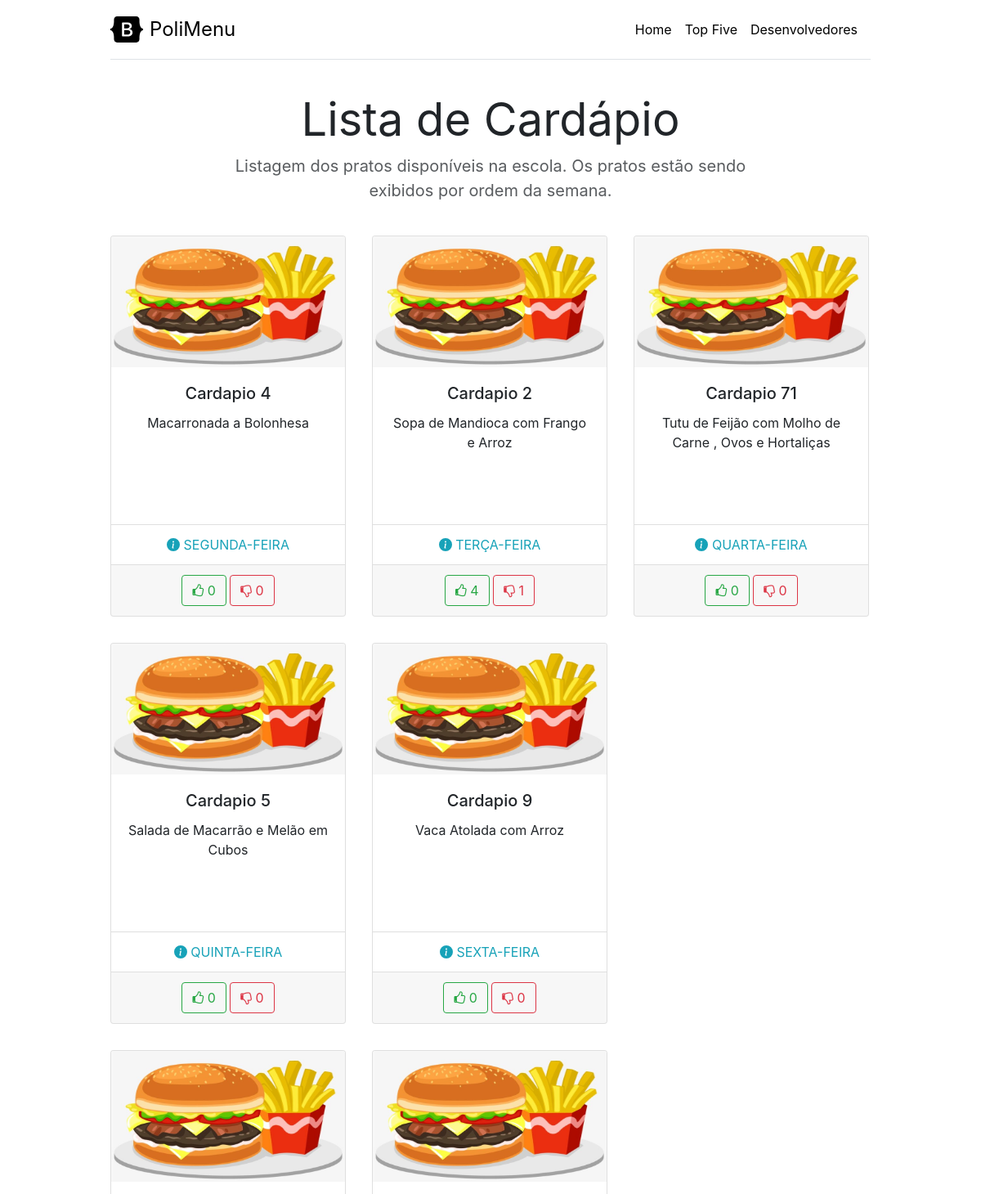
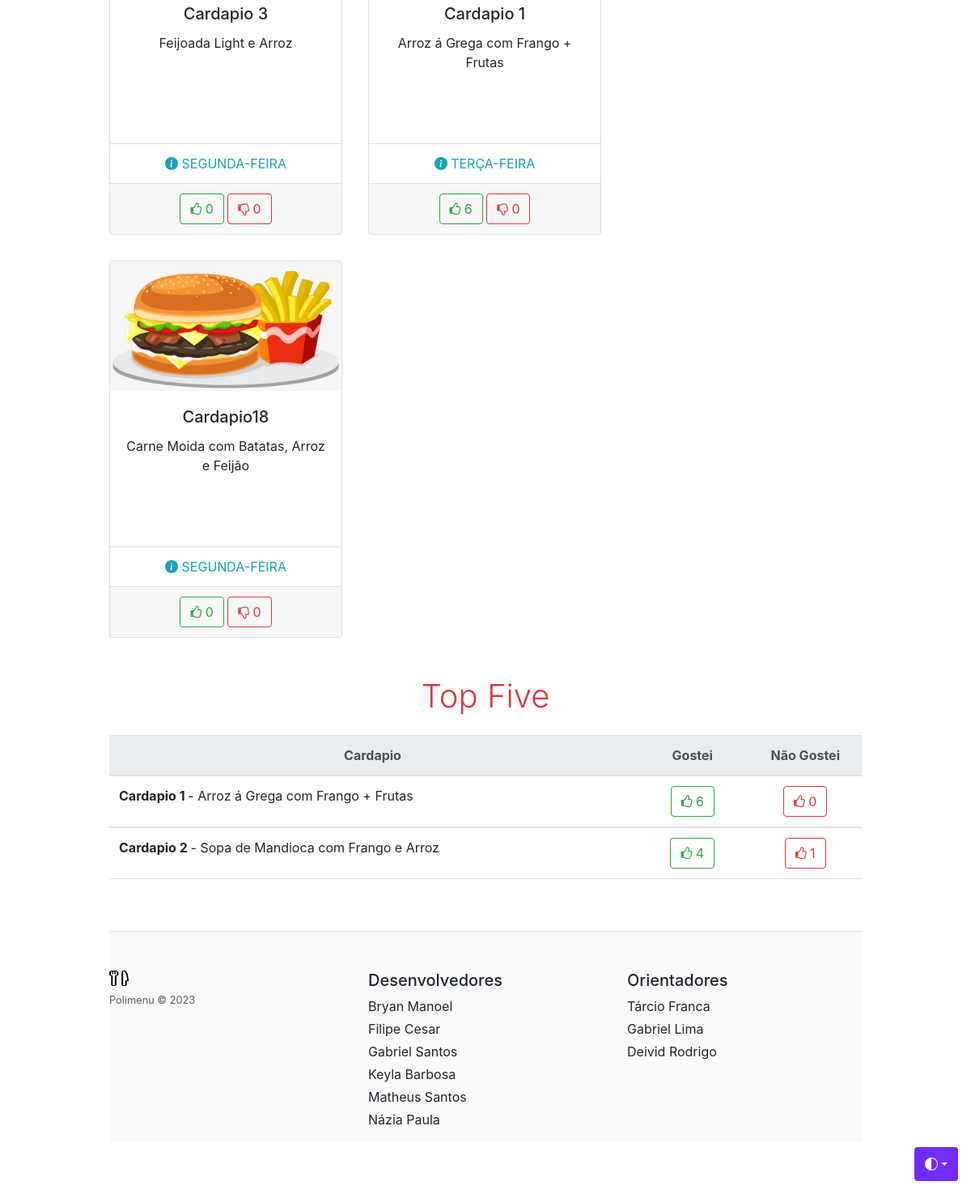
The app's page /Avancado/polimenu/front-user/index.php with its own data (2 pictures, top to bottom).
### tables this page shows
CREATE TABLE `cardapio` (
  `id` int NOT NULL,
  `nome` varchar(45) NOT NULL,
  `descricao` varchar(250) NOT NULL,
  `data` timestamp NOT NULL DEFAULT CURRENT_TIMESTAMP,
  `usuario` int NOT NULL,
  `ativo` enum('A','I') NOT NULL,
  `num_semana` int DEFAULT NULL,
  `dia_semana` enum('SEGUNDA-FEIRA','TERÇA-FEIRA','QUARTA-FEIRA','QUINTA-FEIRA','SEXTA-FEIRA') DEFAULT NULL
);

CREATE TABLE `curtidas` (
  `id` int NOT NULL,
  `cardapio` int NOT NULL,
  `gostei` int NOT NULL DEFAULT '0',
  `naogostei` int DEFAULT '0',
  `status` int NOT NULL DEFAULT '0'
);

### Avancado/polimenu/front-admin/src/cardapio.php (called while the page is built, shortened)
<?php
class Cardapio{
    function Listar(){
        $db = new ConectaBanco;
        $query = "SELECT * FROM cardapio WHERE ativo = 'A' ORDER BY num_semana, dia_semana  ";
        $sql = $db->prepare($query);
        $sql->execute();
        $ret = $sql->fetchAll();
        return $ret;
    }
}
?>

### Avancado/polimenu/front-admin/src/curtidas.php (called while the page is built, shortened)
<?php
class Curtidas{
    function BuscarPorIDCardapio(Int $id){
        $this->cardapio = $id;
        $db = new ConectaBanco;
        $query = "SELECT * FROM curtidas WHERE status = '1' AND cardapio = ? ";
        $sql = $db->prepare($query);
        $sql->bindParam(1, $this->cardapio);
        $sql->execute();
        $ret = $sql->fetchAll();
        return $ret;
    }
    function TopFive(){
        $db = new ConectaBanco;
        $q = "SELECT nome, descricao, gostei, naogostei FROM curtidas A INNER JOIN cardapio B ON A.cardapio = B.id WHERE A.status = '1' ORDER BY gostei DESC";
        $sql = $db->prepare($q);
        $sql->execute();
        $ret = $sql->fetchAll();
        return $ret;
    }
}
?>

### Avancado/polimenu/front-user/index.php (the view, shortened to what this page needs)
<?php include 'config.php'; ?>
<!doctype html>
<html lang="en" data-bs-theme="auto">
  <head><script src="../js/color-modes.js"></script>
<link href="../css/bootstrap.min.css" rel="stylesheet">
<link href="//maxcdn.bootstrapcdn.com/bootstrap/4.0.0/css/bootstrap.min.css" rel="stylesheet">
<link href="//maxcdn.bootstrapcdn.com/font-awesome/4.2.0/css/font-awesome.min.css" type="text/css" rel="stylesheet">
    <link href="pricing.css" rel="stylesheet">
  </head>
  <body>
    <div class="dropdown position-fixed bottom-0 end-0 mb-3 me-3 bd-mode-toggle">
      <button class="btn btn-bd-primary py-2 dropdown-toggle d-flex align-items-center"
              id="bd-theme"
              type="button"
              aria-expanded="false"
              data-bs-toggle="dropdown"
              aria-label="Toggle theme (auto)">
        <svg class="bi my-1 theme-icon-active" width="1em" height="1em"><use href="#circle-half"></use></svg>
      </button>
    </div>
<div class="container py-3">
  <header>
    <div class="d-flex flex-column flex-md-row align-items-center pb-3 mb-4 border-bottom">
      <a href="" class="d-flex align-items-center link-body-emphasis text-decoration-none">
        <span class="fs-4">PoliMenu</span>
      </a>
      <nav class="d-inline-flex mt-2 mt-md-0 ms-md-auto">
        <a class="me-3 py-2 link-body-emphasis text-decoration-none" href="#home">Home</a>
        <a class="me-3 py-2 link-body-emphasis text-decoration-none" href="#top-five">Top Five</a>
        <a class="me-3 py-2 link-body-emphasis text-decoration-none" href="#footer">Desenvolvedores</a>
      </nav>
    </div>
    <div class="pricing-header p-3 pb-md-4 mx-auto text-center">
      <h1 class="display-4 fw-normal">Lista de Cardápio </h1>
      <p class="fs-5 text-body-secondary">Listagem dos pratos disponíveis na escola. Os pratos estão sendo exibidos por ordem da semana.</p>
    </div>
  </header>
  <main id="home">
    <div class="row row-cols-1 row-cols-md-3 mb-3 text-center">
     <?php
     $dados = $cardapio->Listar();
     $semana = 0;
     foreach($dados as $key => $value){
      $gostei = 0;
      $naogostei = 0;
      if($semana == 0 )    {
        $semana = $value['num_semana'];
      }
      if($semana <> $value['num_semana']){
        $semana = $value['num_semana'];
        print '<p></p>';
      }
     ?>
      <div class="col" style="padding-bottom: 2rem;">
        <div class="card" style="width: 18rem;">
          <img class="card-img-top" width="200" height="160" src="../img/food01.jpg" alt="Card image cap">
          <div class="card-body" style="height: 12rem;">
            <h5 class="card-title"><?php echo $value['nome']; ?></h5>
            <p class="card-text">
            <?php echo $value['descricao']; ?>
            </p>
          </div>
          <ul class="list-group list-group-flush ">
          <li class="list-group-item text-info"> <?php echo $value['dia_semana']; ?>
</li>
          </ul>
          <div class="card-footer">
            <?php
              $buscaCurtidas = $curtidas->BuscarPorIDCardapio($value['id']);
              foreach($buscaCurtidas as $key2 => $value2){
                $gostei = $value2['gostei'];
                $naogostei = $value2['naogostei'];
              }
            ?>
            <button class="btn btn-outline-success" href="#" onclick="curtida(<?php print $value['id'] ?>, 1,0)">  <i class="fa fa-thumbs-o-up" aria-hidden="true"> </i> <?php print $gostei; ?> </button>
            <button class="btn btn-outline-danger" href="#" onclick="curtida(<?php print $value['id'] ?>, 0,1)">  <i class="fa fa-thumbs-o-down" aria-hidden="true"></i> <?php print $naogostei; ?> </button>
          </div>
        </div>
      </div>
      <?php
     }
      ?>
    </div>
    <h2 class="display-6 text-center mb-4 text-danger">Top Five</h2>
    <div class="table-responsive" id="top-five">
      <table class="table text-center">
        <thead class="thead-light">
          <tr>
            <th style="width: 70%;">Cardapio</th>
            <th style="width: 15%;">Gostei </th>
            <th style="width: 15%;">Não Gostei</th>
          </tr>
        </thead>
        <?php
          $topFive = $curtidas->TopFive();
          foreach($topFive as $key => $value){
        ?>
        <tbody>
          <tr>
            <td scope="row" class="text-start"><?php print "<b>". $value['nome'].' </b> - '. $value['descricao'];?></td>
            <td><button class="btn btn-outline-success">  <i class="fa fa-thumbs-o-up" aria-hidden="true"> </i> <?php print $value['gostei']; ?> </button></td>
            <td><button class="btn btn-outline-danger">  <i class="fa fa-thumbs-o-up" aria-hidden="true"> </i> <?php print $value['naogostei']; ?> </button></td>
          </tr>
        </tbody>
        <?php } ?>
      </table>
    </div>
  </main>
  <footer class="pt-4 my-md-5 pt-md-5 border-top bg-light" id="footer">
    <div class="row">
      <div class="col-12 col-md">
        <img class="mb-2" src="../img/Rpb_food_icon.svg.png" alt="" width="24" height="19">
        <small class="d-block mb-3 text-body-secondary">Polimenu &copy; 2023</small>
      </div>
      <div class="col-6 col-md">
        <h5>Desenvolvedores</h5>
        <ul class="list-unstyled text-small">
          <li class="mb-1">Bryan Manoel </li>
          <li class="mb-1">Filipe Cesar</li>
          <li class="mb-1">Gabriel Santos</li>
          <li class="mb-1">Keyla Barbosa</li>
          <li class="mb-1">Matheus Santos</li>
          <li class="mb-1">Názia Paula</li>
        </ul>
      </div>
      <div class="col-6 col-md">
        <h5>Orientadores</h5>
        <ul class="list-unstyled text-small">
          <li class="mb-1">Tárcio Franca</li>
          <li class="mb-1">Gabriel Lima</li>
          <li class="mb-1">Deivid Rodrigo</li>
        </ul>
      </div>
    </div>
  </footer>
</div>
  </body>
</html>

### Avancado/polimenu/front-user/pricing.css (style rules this page uses)
body { background-image: linear-gradient(180deg, var(--bs-body-secondary-bg), var(--bs-body-bg) 100px, var(--bs-body-bg)); }
.container { max-width: 960px; }
.pricing-header { max-width: 700px; }

### Avancado/polimenu/front-user/index.php (style rules this page uses)
.bi { vertical-align: -.125em; fill: currentColor; }
.btn-bd-primary { --bd-violet-bg: #712cf9; --bd-violet-rgb: 112.520718, 44.062154, 249.437846; --bs-btn-font-weight: 600; --bs-btn-color: var(--bs-white); --bs-btn-bg: var(--bd-violet-bg); --bs-btn-border-color: var(--bd-violet-bg); --bs-btn-hover-color: var(--bs-white); --bs-btn-hover-bg: #6528e0; --bs-btn-hover-border-color: #6528e0; --bs-btn-focus-shadow-rgb: var(--bd-violet-rgb); --bs-btn-active-color: var(--bs-btn-hover-color); --bs-btn-active-bg: #5a23c8; --bs-btn-active-border-color: #5a23c8; }
.bd-mode-toggle { z-index: 1500; }

### records on screen
cardapio: nome "Cardapio 4", descricao "Macarronada a Bolonhesa", dia_semana "SEGUNDA-FEIRA", gostei "0", naogostei "0"
cardapio: nome "Cardapio 2", descricao "Sopa de Mandioca com Frango e Arroz", dia_semana "TERÇA-FEIRA", curtidas.gostei "4", curtidas.naogostei "1"
cardapio: nome "Cardapio 71", descricao "Tutu de Feijão com Molho de Carne , Ovos e Hortaliças", dia_semana "QUARTA-FEIRA", gostei "0", naogostei "0"
cardapio: nome "Cardapio 5", descricao "Salada de Macarrão e Melão em Cubos", dia_semana "QUINTA-FEIRA", gostei "0", naogostei "0"
cardapio: nome "Cardapio 9", descricao "Vaca Atolada com Arroz", dia_semana "SEXTA-FEIRA", gostei "0", naogostei "0"
cardapio: nome "Cardapio 3", descricao "Feijoada Light e Arroz", dia_semana "SEGUNDA-FEIRA", gostei "0", naogostei "0"
cardapio: nome "Cardapio 1", descricao "Arroz á Grega com Frango + Frutas", dia_semana "TERÇA-FEIRA", curtidas.gostei "6", curtidas.naogostei "0"
cardapio: nome "Cardapio18", descricao "Carne Moida com Batatas, Arroz e Feijão", dia_semana "SEGUNDA-FEIRA", gostei "0", naogostei "0"
curtidas: cardapio.nome "Cardapio 1", cardapio.descricao "Arroz á Grega com Frango + Frutas", gostei "6", naogostei "0"
curtidas: cardapio.nome "Cardapio 2", cardapio.descricao "Sopa de Mandioca com Frango e Arroz", gostei "4", naogostei "1"
